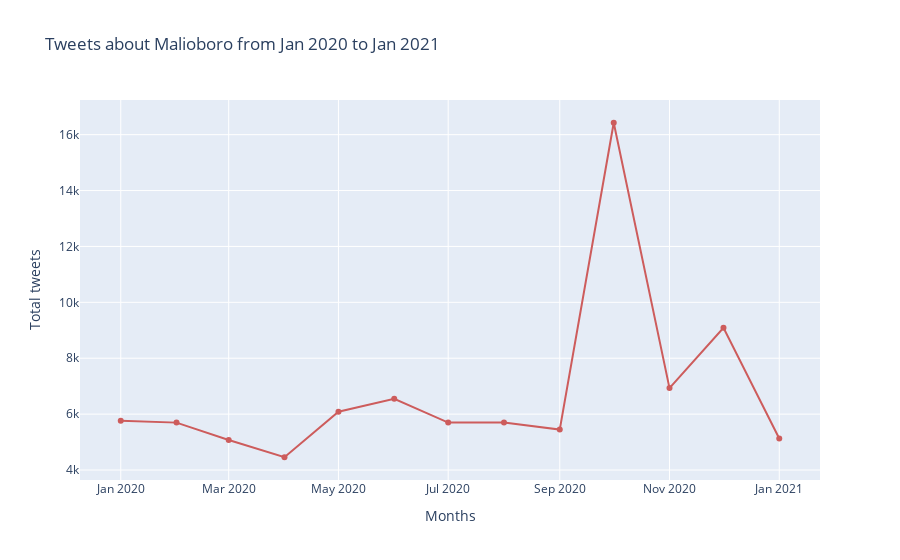

Notebook cell for this chart:
### Code cell
import plotly.express as px
import plotly.graph_objs as go

fig = go.Figure(data=go.Scatter(x=df_month['month'].astype(dtype=str), 
                        y=df_month['counts'],
                        marker_color='indianred', text="counts"))

fig.update_layout({"title": 'Tweets about Malioboro from Jan 2020 to Jan 2021',
                   "xaxis": {"title":"Months"},
                   "yaxis": {"title":"Total tweets"},
                   "showlegend": False})
fig.write_image("by-month.png",format="png", width=1000, height=600, scale=3)
fig.show()

### Figure 1 — Plotly figure (JSON) as saved in the notebook; plotly's stock layout.template omitted (floating-point values rounded to 4 significant figures)
{"data": [{"marker": {"color": "indianred"}, "text": "counts", "type": "scatter", "x": ["2020-01", "2020-02", "2020-03", "2020-04", "2020-05", "2020-06", "2020-07", "2020-08", "2020-09", "2020-10", "2020-11", "2020-12", "2021-01"], "y": [5762, 5696, 5076, 4457, 6085, 6547, 5696, 5697, 5446, 16426, 6931, 9089, 5127]}], "layout": {"showlegend": false, "title": {"text": "Tweets about Malioboro from Jan 2020 to Jan 2021"}, "xaxis": {"title": {"text": "Months"}}, "yaxis": {"title": {"text": "Total tweets"}}}}
